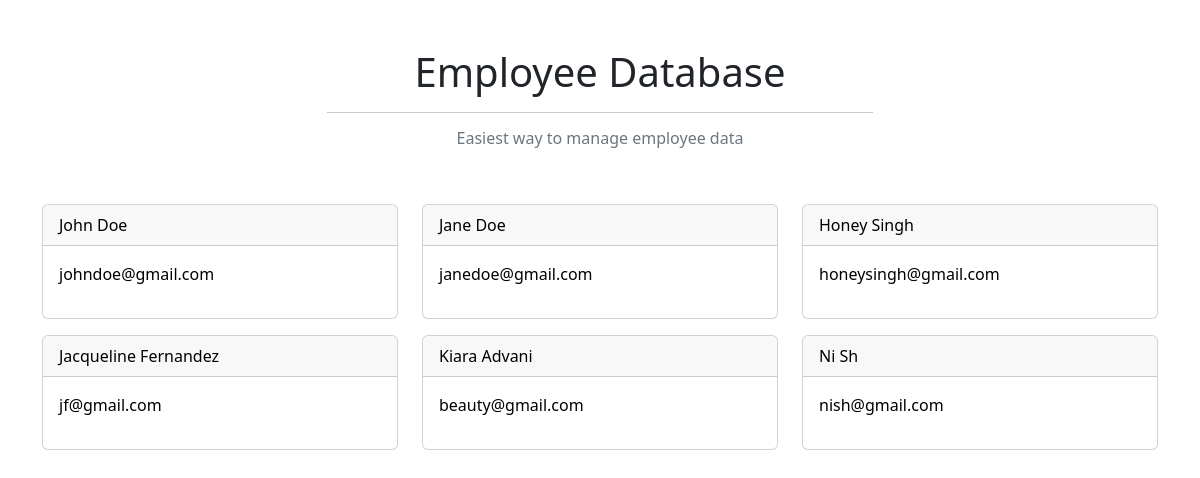
The page / on the database its author committed.
### ems/models.py (models this page shows)
class Employee(models.Model):
    GENDER_CHOICES = [('M', 'Male'), ('F', 'Female'), ('O', 'Others')]
    first_name = models.CharField(max_length=200)
    last_name = models.CharField(max_length=200)
    email_id = models.EmailField(max_length=250)
    phone_number = models.CharField(max_length=13, blank=True)
    address = models.TextField()
    gender = models.CharField(max_length=1, choices=GENDER_CHOICES, blank=True)
    dob = models.DateField()
    joining_date = models.DateField()
    jobs = models.ManyToManyField('Job', blank=True)

### ems/views.py (the view)
# urls.py: 2. Add a URL to urlpatterns:  path('', views.home, name='home')
def home(request):
    employees = Employee.objects.all()
    return render(request, 'ems/home.html', {'employees': employees})

### ems/templates/ems/home.html
{% extends 'ems/base.html' %}
{% block content %}
{% for employee in employees %}
<div class="col-md-4">
    <a class="card mb-3 text-decoration-none text-black slow-hover" href="{% url 'employee_detail' employee.id %}">
        <div class="card-header">{{ employee.first_name|capfirst }} {{ employee.last_name|capfirst }}</div>
        <div class="card-body"><p> {{ employee.email_id }} </p></div>
    </a>
</div>
{% endfor %}
{% endblock content %}

### ems/templates/ems/base.html (shortened to what this page needs)
{% load static %}
<!doctype html>
<html lang="en">
  <head>
    <link href="https://cdn.jsdelivr.net/npm/bootstrap@5.3.0-alpha1/dist/css/bootstrap.min.css" rel="stylesheet">
    <link rel="stylesheet" href="{% static 'css/style.css' %}">
  </head>
  <body>
    <div class="container mt-5">
        <div class="row justify-content-center mb-5">
            <div class="col-md-6 text-center">
                <h1>Employee Database</h1>
                <hr>
                <h3 class="fs-6 text-secondary">Easiest way to manage employee data</h3>
            </div>
        </div>
        <div class="row justify-content-center">
            {% block content%}
            {% endblock content%}
        </div>
    </div>
  </body>
</html>

### static/css/style.css (style rules this page uses)
.slow-hover { transition: 0.5s; }

### rows shown on the page
Employee: first_name "John", last_name "Doe", email_id "johndoe@gmail.com"
Employee: first_name "Jane", last_name "Doe", email_id "janedoe@gmail.com"
Employee: first_name "Honey", last_name "Singh", email_id "honeysingh@gmail.com"
Employee: first_name "Jacqueline", last_name "Fernandez", email_id "jf@gmail.com"
Employee: first_name "Kiara", last_name "Advani", email_id "beauty@gmail.com"
Employee: first_name "Ni", last_name "Sh", email_id "nish@gmail.com"
